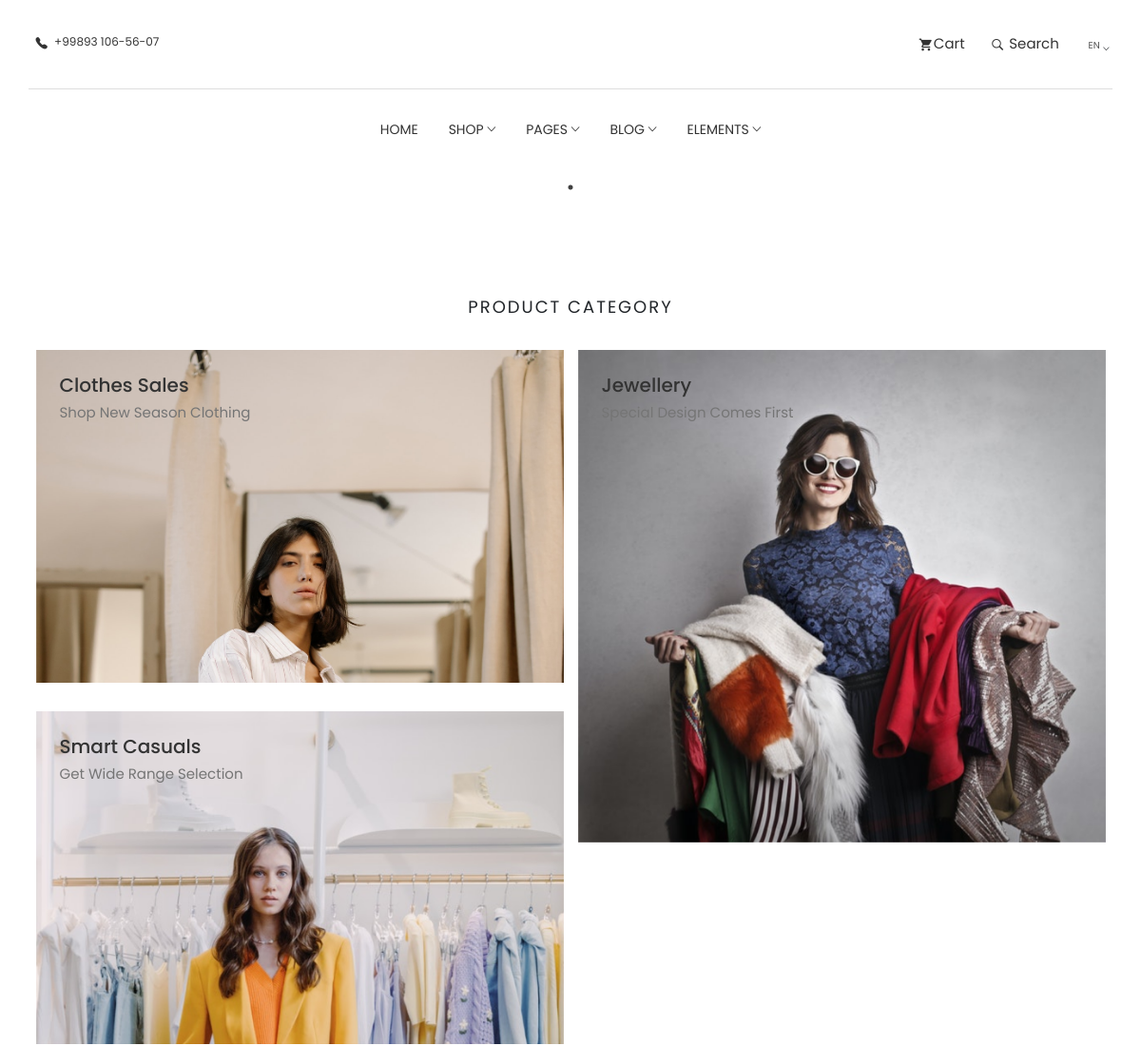
The app's page / (upper part), older data.
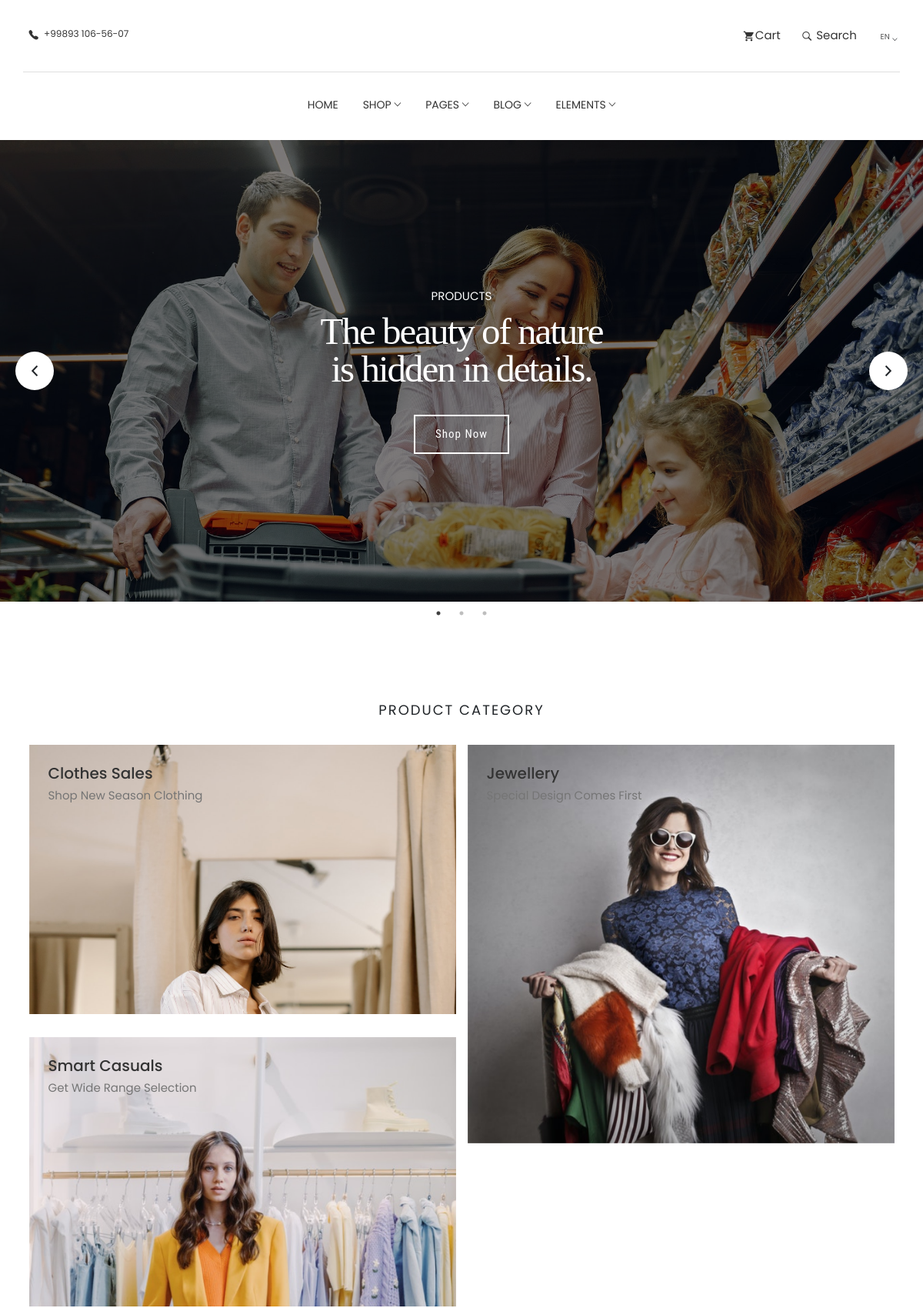
The same page, newer data.
### aviato/models.py (models this page shows, shortened)
class CarouselImages(models.Model):
    class Meta:
        verbose_name = 'Carousel'
        verbose_name_plural = 'Carousel Images'
    text = models.CharField(max_length=60)
    carousel_img = models.ImageField(blank=True, null=True)
    organiser = models.ForeignKey(UserProfile, on_delete=models.CASCADE)
    agent = models.ForeignKey(
        "Agent", null=True, blank=True, on_delete=models.CASCADE)

### aviato/views.py (the view)
# urls.py: path('', HomeView.as_view(), name='home'),
class HomeView(ListView):
    template_name = 'pages/home.html'
    def get_queryset(self):
        return Logo.objects.all()
    def get_context_data(self, **kwargs):
        context = super(HomeView, self).get_context_data(**kwargs)
        context['images'] = CarouselImages.objects.all()
        context['logos'] = Logo.objects.all()
        return context

### frontend/pages/home.html (shortened to what this page needs)
{% extends 'layouts/base.html' %}
{% load static %}
{% block content %}
<div class="hero-slider">
  {% for image in images %}
  <div class="slider-item th-fullpage hero-area" style="background-image: url({{ image.carousel_img.url }});">
    <div class="container">
      <div class="row">
        <div class="col-lg-8 text-center">
          <p data-duration-in=".3" data-animation-in="fadeInUp" data-delay-in=".1">PRODUCTS</p>
          <h1 data-duration-in=".3" data-animation-in="fadeInUp" data-delay-in=".5">The beauty of nature <br> is hidden in details.</h1>
          <a data-duration-in=".3" data-animation-in="fadeInUp" data-delay-in=".8" class="btn" href="shop.html">Shop Now</a>
        </div>
      </div>
    </div>
  </div>
  {% endfor %}
</div>
<section class="product-category section">
  <div class="container">
    <div class="row">
      <div class="col-md-12">
        <div class="title text-center">
          <h2>Product Category</h2>
        </div>
      </div>
      <div class="col-md-6">
        <div class="category-box">
          <a href="#!">
            <img src="{% static 'images/shop/category/category-1.jpg' %}" alt="" />
            <div class="content">
              <h3>Clothes Sales</h3>
              <p>Shop New Season Clothing</p>
            </div>
          </a>
        </div>
        <div class="category-box">
          <a href="#!">
            <img src="{% static 'images/shop/category/category-2.jpg' %}" alt="" />
            <div class="content">
              <h3>Smart Casuals</h3>
              <p>Get Wide Range Selection</p>
            </div>
          </a>
        </div>
      </div>
      <div class="col-md-6">
        <div class="category-box category-box-2">
          <a href="#!">
            <img src="{% static 'images/shop/category/category-3.jpg' %}" alt="" />
            <div class="content">
              <h3>Jewellery</h3>
              <p>Special Design Comes First</p>
            </div>
          </a>
        </div>
      </div>
    </div>
  </div>
</section>
{% endblock content %}

### frontend/layouts/base.html (shortened to what this page needs)
<!DOCTYPE html>
{% load static %}
<html lang="en" dir="ltr">
  <head>
    <link
      rel="stylesheet"
      href="{% static 'plugins/themefisher-font/style.css' %}"
    />
    <link
      rel="stylesheet"
      href="{% static 'plugins/bootstrap/css/bootstrap.min.css' %}"
    />
    <link
      href="https://cdn.jsdelivr.net/npm/bootstrap@5.0.2/dist/css/bootstrap.min.css"
      rel="stylesheet"
    />
    <link rel="stylesheet" href="{% static 'plugins/animate/animate.css' %}" />
    <link rel="stylesheet" href="{% static 'plugins/slick/slick.css' %}" />
    <link
      rel="stylesheet"
      href="{% static 'plugins/slick/slick-theme.css' %}"
    />
    <link rel="stylesheet" href="{% static 'css/style.css' %}" />
  </head>
  {% include 'includes/navigation.html' %}
  <body id="body">
    {% block content %}
    {% endblock content %}
  </body>
</html>

### frontend/includes/navigation.html (shortened to what this page needs)
{% load static %}
<section class="top-header">
  <div class="container">
    <div class="row">
      <div class="col-md-4 col-xs-12 col-sm-4">
        <div class="contact-number">
          <i class="tf-ion-ios-telephone"></i>
          <span>+99893 106-56-07</span>
        </div>
      </div>
      <div class="col-md-4 col-xs-12 col-sm-4">
        <div class="logo text-center">
        </div>
      </div>
      <div class="col-md-4 col-xs-12 col-sm-4">
        <ul class="top-menu text-right list-inline">
          <li class="dropdown cart-nav dropdown-slide">
            <a href="#!" class="dropdown-toggle" data-toggle="dropdown" data-hover="dropdown"><i class="tf-ion-android-cart"></i>Cart</a>
          </li>
          <li class="dropdown search dropdown-slide">
            <a href="#!" class="dropdown-toggle" data-toggle="dropdown" data-hover="dropdown"><i class="tf-ion-ios-search-strong"></i> Search</a>
          </li>
          <li class="commonSelect">
            <select class="form-control">
              <option>EN</option>
            </select>
          </li>
        </ul>
      </div>
    </div>
  </div>
</section>
<section class="menu">
  <nav class="navbar navigation">
    <div class="container">
      <div id="navbar" class="navbar-collapse collapse text-center">
        <ul class="nav navbar-nav">
          <li class="dropdown ">
            <a href="{% url 'aviato:home' %}">Home</a>
          </li>
          <li class="dropdown dropdown-slide">
            <a href="#!" class="dropdown-toggle" data-toggle="dropdown" data-hover="dropdown" data-delay="350" role="button" aria-haspopup="true" aria-expanded="false">Shop <span class="tf-ion-ios-arrow-down"></span></a>
            <div class="dropdown-menu">
          <li class="dropdown full-width dropdown-slide">
            <a href="#!" class="dropdown-toggle" data-toggle="dropdown" data-hover="dropdown" data-delay="350" role="button" aria-haspopup="true" aria-expanded="false">Pages <span class="tf-ion-ios-arrow-down"></span></a>
          </li>
          <li class="dropdown dropdown-slide">
            <a href="#!" class="dropdown-toggle" data-toggle="dropdown" data-hover="dropdown" data-delay="350" role="button" aria-haspopup="true" aria-expanded="false">Blog <span class="tf-ion-ios-arrow-down"></span></a>
          </li>
          <li class="dropdown dropdown-slide">
            <a href="#!" class="dropdown-toggle" data-toggle="dropdown" data-hover="dropdown" data-delay="350" role="button" aria-haspopup="true" aria-expanded="false">Elements <span class="tf-ion-ios-arrow-down"></span></a>
          </li>
        </ul>
      </div>
    </div>
  </nav>
</section>

### frontend/includes/footer.html (shortened to what this page needs)
{% load static %}

### frontend/includes/navigation.html (style rules this page uses)
.dropdown-toggle::after { display: none; }

Row changes from the older to the newer data that the page shows:
added CarouselImages: carousel_img (picture)
